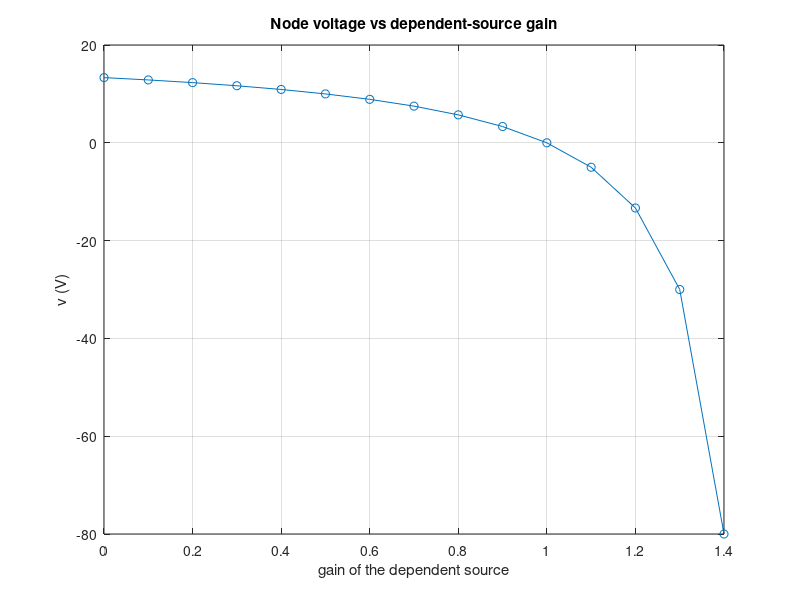

This chart was generated by the following MATLAB code:
% Circuits 1 — Circuits Containing Dependent Sources
%title: A Dependent Source in the Equations
%ar-title: المصدر التابع داخل المعادلات
%lesson: c1-elements-4
%course: circuits-1

%% Two unknowns, two equations
%ar: المجهولان: ix وجهد العقدة v. معادلة القيد: ix = (20 − v)/4 أي 4 ix + v = 20. و KCL: ix = v/8 + 0.5 ix أي 0.5 ix − v/8 = 0.
%ar: المصدر التابع يصير مجرد معامل في المصفوفة: لا يحتاج معاملة خاصة.
A = [4    1
     0.5 -1/8];
b = [20; 0];
x = A \ b;
ix = x(1); v = x(2);
fprintf('ix = %g A, v = %g V, dependent source = %g A\n', ix, v, 0.5*ix)

%% Gain sweep: what does the dependent source do?
%ar: نغيّر معامل المصدر التابع (0.5 في المثال) ونرى v. محدد المصفوفة det = g − 1.5، فعند g = 1.5 لا يوجد حل وحيد، وكلما اقتربنا منه تكبر القيم.
g = 0:0.1:1.4; vv = zeros(size(g));
for k = 1:numel(g)
    s = [4 1; 1-g(k) -1/8] \ [20; 0]; vv(k) = s(2);
end
plot(g, vv, '-o'); grid on; xlabel('gain of the dependent source'); ylabel('v (V)'); title('Node voltage vs dependent-source gain')
fprintf('g = %.1f -> v = %.3f V\n', [g; vv])

%%! Project idea: detect impossible designs
%ar: مشروع: قبل الحل افحص det(A). إذا كانت صفرًا (أو cond كبيرة جدًا) اطبع تحذيرًا بدل نتيجة خاطئة. جرّبه عند g = 1.5.
gbad = 1.5; Abad = [4 1; 1-gbad -1/8];
fprintf('det = %g, rank = %d\n', det(Abad), rank(Abad))
if rank(Abad) < 2, fprintf('no unique solution: the design must change\n'), end
